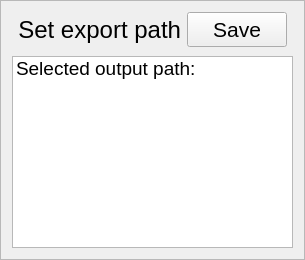
            <widget class="QFrame" name="frame_9">
             <property name="styleSheet">
              <string notr="true"/>
             </property>
             <property name="frameShape">
              <enum>QFrame::StyledPanel</enum>
             </property>
             <property name="frameShadow">
              <enum>QFrame::Raised</enum>
             </property>
             <layout class="QGridLayout" name="gridLayout_6">
              <property name="verticalSpacing">
               <number>9</number>
              </property>
              <item row="0" column="2">
               <widget class="QPushButton" name="pushButton_5">
                <property name="minimumSize">
                 <size>
                  <width>100</width>
                  <height>35</height>
                 </size>
                </property>
                <property name="maximumSize">
                 <size>
                  <width>100</width>
                  <height>35</height>
                 </size>
                </property>
                <property name="font">
                 <font>
                  <pointsize>16</pointsize>
                  <weight>50</weight>
                  <italic>false</italic>
                  <bold>false</bold>
                 </font>
                </property>
                <property name="styleSheet">
                 <string notr="true">font: 16pt;</string>
                </property>
                <property name="text">
                 <string>Save</string>
                </property>
               </widget>
              </item>
              <item row="1" column="0" colspan="4">
               <widget class="QListWidget" name="listWidget_4">
                <property name="styleSheet">
                 <string notr="true">font: 14pt;</string>
                </property>
                <item>
                 <property name="text">
                  <string>Selected output path:</string>
                 </property>
                </item>
               </widget>
              </item>
              <item row="0" column="1">
               <widget class="QLabel" name="label_12">
                <property name="sizePolicy">
                 <sizepolicy hsizetype="Maximum" vsizetype="Preferred">
                  <horstretch>0</horstretch>
                  <verstretch>0</verstretch>
                 </sizepolicy>
                </property>
                <property name="font">
                 <font>
                  <pointsize>18</pointsize>
                  <weight>50</weight>
                  <italic>false</italic>
                  <bold>false</bold>
                 </font>
                </property>
                <property name="styleSheet">
                 <string notr="true">font: 18pt;</string>
                </property>
                <property name="text">
                 <string>Set export path</string>
                </property>
                <property name="scaledContents">
                 <bool>false</bool>
                </property>
                <property name="alignment">
                 <set>Qt::AlignRight|Qt::AlignTrailing|Qt::AlignVCenter</set>
                </property>
                <property name="wordWrap">
                 <bool>true</bool>
                </property>
               </widget>
              </item>
             </layout>
            </widget>
